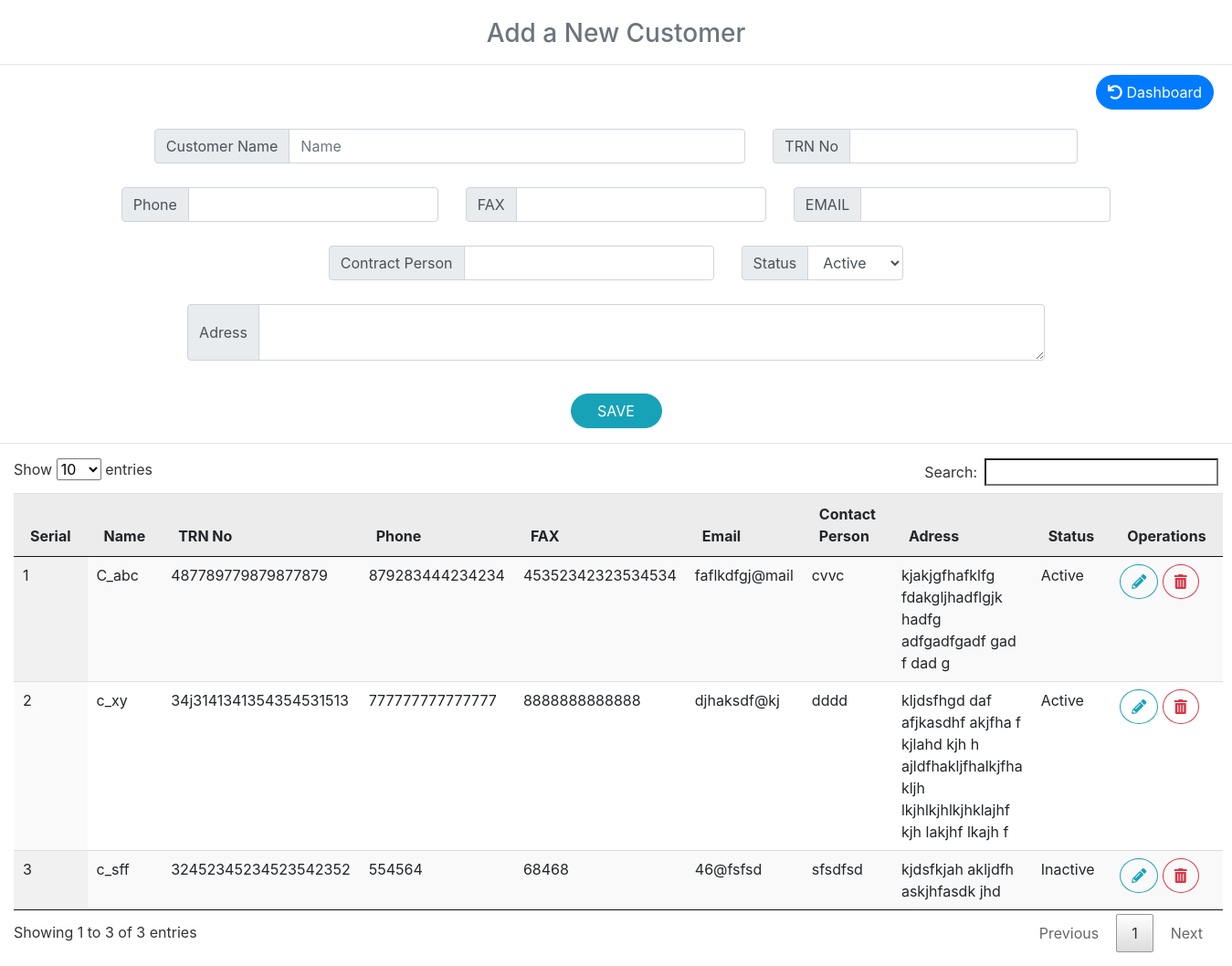
The page /view/customer.php on the database its author committed.
### tables this page shows
CREATE TABLE `customer` (
  `id` int(11) NOT NULL,
  `name` varchar(100) NOT NULL,
  `trn` varchar(255) NOT NULL,
  `phone` varchar(40) NOT NULL,
  `fax` varchar(20) NOT NULL,
  `email` varchar(40) NOT NULL,
  `c_person` varchar(40) NOT NULL,
  `adress` varchar(255) NOT NULL,
  `status` varchar(20) NOT NULL
);

### model/database.php (called while the page is built, shortened)
<?php
class database{
     public function __construct(){
             $server = "localhost";
             $username = "root";
             $password = "";
             try {
                 $this->con = new PDO("mysql:host=$server;dbname=shop", $username, $password);
             }
             catch (PDOException $err) {
                 echo "Connection failed: " . $err->getMessage();
             }
}
}

### model/customer.php (called while the page is built, shortened)
<?php
include_once "database.php";
class customer
{
    public function allActivAndInactive()
    {
        $db = new database();
        $sql = "SELECT * from `customer`";
        $stmt = $db->con->prepare($sql);
        $stmt->execute();
        $rs=$stmt->fetchAll(PDO::FETCH_ASSOC);
        return $rs;
    }
}

### view/customer.php (the view, shortened to what this page needs)
<!DOCTYPE html>
<html lang="en">
<head>
    <link rel="stylesheet" href="../resource/css/bootstrap.css">
    <link rel="stylesheet" href="../resource/css/bootstrap-grid.css">
    <link rel="stylesheet" href="../resource/css/datatable.min.css">
    <link rel="stylesheet" href="../resource/web-fonts-with-css/css/fontawesome-all.min.css">
</head>
<body>
<h3 class="text-muted text-center" style="margin-top:20px">Add a New Customer</h3>
<a role="button" href="../index.php" class="btn btn-primary" style="float: right;margin: 20px"><i
            class="fa fa-undo"></i> Dashboard</a>
<hr>
<form action="../controller/customer_ctrl.php" method="post">
    <div class="row justify-content-md-center" style="margin-top:70px ">
        <div class="input-group mb-3 col col-md-auto">
            <div class="input-group-prepend">
                <span class="input-group-text">Customer Name</span>
            </div>
            <input name="name" type="text" class="form-control" aria-describedby="inputGroup-sizing-default"
                   style="width: 500px" placeholder="Name" required>
        </div>
        <div class="input-group mb-3 col col-md-auto">
            <div class="input-group-prepend">
                <span class="input-group-text">TRN No</span>
            </div>
            <input name="trn" type="text" class="form-control" aria-describedby="inputGroup-sizing-default"
                   style="width: 250px" required>
        </div>
    </div>
    <div class="row justify-content-md-center" style="margin-top:10px ">
        <div class="input-group mb-3 col col-md-auto">
            <div class="input-group-prepend">
                <span class="input-group-text">Phone</span>
            </div>
            <input name="phone" type="text" class="form-control" aria-describedby="inputGroup-sizing-default" required>
        </div>
        <div class="input-group mb-3 col col-md-auto">
            <div class="input-group-prepend">
                <span class="input-group-text">FAX</span>
            </div>
            <input name="fax" type="text" class="form-control" aria-describedby="inputGroup-sizing-default" required>
        </div>
        <div class="input-group mb-3 col col-md-auto">
            <div class="input-group-prepend">
                <span class="input-group-text">EMAIL</span>
            </div>
            <input name="email" type="email" class="form-control" aria-describedby="inputGroup-sizing-default" required>
        </div>
    </div>
    <div class="row justify-content-md-center" style="margin-top:10px ">
        <div class="input-group mb-3 col col-md-auto">
            <div class="input-group-prepend">
                <span class="input-group-text">Contract Person</span>
            </div>
            <input name="c_person" type="text" class="form-control" aria-describedby="inputGroup-sizing-default"
                   required>
        </div>
        <div class="input-group mb-3 col col-md-auto">
            <div class="input-group-prepend">
                <span class="input-group-text">Status</span>
            </div>
            <select name="status" class="form-control" required>
                <option>Active</option>
            </select>
        </div>
    </div>
    <div class="row justify-content-md-center" style="margin-top:10px ">
        <div class="input-group mb-3 col col-md-auto">
            <div class="input-group-prepend">
                <span class="input-group-text">Adress</span>
            </div>
            <textarea name="adress" type="text" class="form-control" rows="2" cols="80" required></textarea>
        </div>
    </div>
    <div class="row justify-content-md-center" style="margin-top:20px ">
        <button type="submit" class="btn btn-info" style="width: 100px"> SAVE</button>
    </div>
</form>
<hr>
<div class="" style="margin: 15px">
    <table id="example"
           class="display table table-hover table-active table-responsive-lg table-responsive-md table-responsive-sm"
           cellspacing="0" width="100%">
        <thead>
        <tr>
            <th>Serial</th>
            <th>Name</th>
            <th>TRN No</th>
            <th>Phone</th>
            <th>FAX</th>
            <th>Email</th>
            <th>Contact Person</th>
            <th>Adress</th>
            <th>Status</th>
            <th>Operations</th>
        </tr>
        </thead>
        <tbody>
        <?php
        include_once "../model/customer.php";
        $obj = new customer();
        $all_data = $obj->allActivAndInactive();
        $sl = 0;
        foreach ($all_data as $data) {
            $sl++;
            ?>
            <tr>
                <td><?php echo $sl ?></td>
                <td><?php echo $data['name'] ?></td>
                <td><?php echo $data['trn'] ?></td>
                <td><?php echo $data['phone'] ?></td>
                <td><?php echo $data['fax'] ?></td>
                <td><?php echo $data['email'] ?></td>
                <td><?php echo $data['c_person'] ?></td>
                <td><?php echo $data['adress'] ?></td>
                <td><?php echo $data['status'] ?></td>
                <td>
                    <button onclick="up_set(this)" class="btn btn-outline-info" style="border-radius: 100%" data-toggle="modal" data-target="#myModalEdit"><i
                                class="fa fa-pencil-alt"></i></button>
                    <button onclick="del_set(this)" class="btn btn-outline-danger" style="border-radius: 100%" data-toggle="modal" data-target="#myModalDelete"><i
                                class="fa fa-trash-alt"></i></button>
                </td>
            </tr>
        <?php } ?>
        </tbody>
    </table>
</div>
</body>
</html>

### rows shown on the page
customer: name "C_abc", trn "487789779879877879", phone "879283444234234", fax "45352342323534534", email "faflkdfgj@mail", c_person "cvvc", adress "kjakjgfhafklfg fdakgljhadflgjk hadfg adfgadfgadf gad f dad g", status "Active"
customer: name "c_xy", trn "34j3141341354354531513", phone "777777777777777", fax "8888888888888", email "djhaksdf@kj", c_person "dddd", adress "kljdsfhgd daf afjkasdhf akjfha f kjlahd kjh h ajldfhakljfhalkjfha kljh lkjhlkjhlkjhklajhf kjh lakjhf lkajh f", status "Active"
customer: name "c_sff", trn "32452345234523542352", phone "554564", fax "68468", email "46@fsfsd", c_person "sfsdfsd", adress "kjdsfkjah akljdfh askjhfasdk jhd", status "Inactive"
